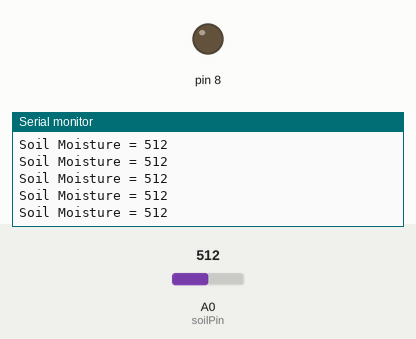
Simulated run of this sketch. Board: Arduino Uno, built with avr-gcc and run on an emulated ATmega328P. On the bench: output pins drawn as LEDs (lit = HIGH), the last lines printed to the serial monitor. The inputs (shaded band) are chosen by the test bench; at power-on: A0 (soilPin) = 512. No radio packets arrive unless stated; pins used as bus, display or sensor lines are not drawn.

Above: at 1.2 s.
1.3 s: A0 (soilPin) set to 107
At 1.47 s:
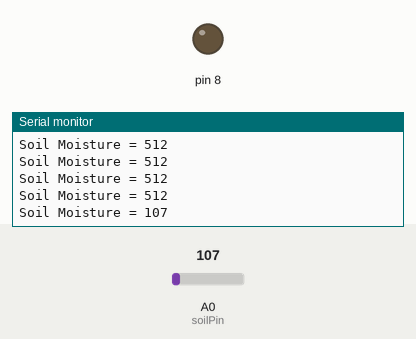
4.3 s: A0 (soilPin) set to 95
At 4.4 s:
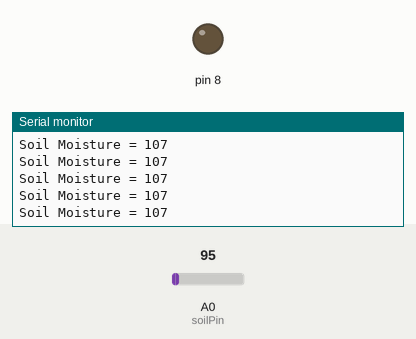
Timing chart, 0 to 7.3 s (numbered marks = the images above; inputs shaded):
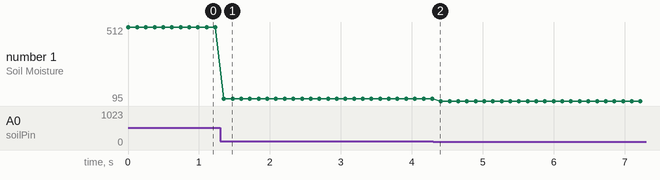

The sketch:

ConnectionBlink.ino
```cpp
/*
* Arduino Wireless Communication Tutorial
*       Example 1 - Receiver Code
*
* by Dejan Nedelkovski, www.HowToMechatronics.com
*
* Library: TMRh20/RF24, https://github.com/tmrh20/RF24/
*/
#include <SPI.h>
#include <nRF24L01.h>
#include <RF24.h>
//Radio
RF24 radio(9, 10); // CE, CSN
const byte address[6] = "00001";
const byte writeAddr[6] = "00010";

//LED
struct payload {
  int except;
};

//LED
struct payload2 {
  int soil;
};

//SOIL
int val = 0; //value for storing moisture value
int soilPin = A0;//Declare a variable for the soil moisture sensor
int soilPower = 3;//Variable for Soil moisture Power

void setup() {
  Serial.begin(9600);
  radio.begin();

  // initialize digital pin LED_BUILTIN as an output.
  pinMode(8, OUTPUT);

  // Soil
  pinMode(soilPower, OUTPUT);//Set D7 as an OUTPUT
  digitalWrite(soilPower, LOW);//Set to LOW so no power is flowing through the sensor
}
void loop() {
  //SOIL
  Serial.print("Soil Moisture = ");
  //get soil moisture value from the function below and print it
  Serial.println(readSoil());
  //send soil value
  //This 1 second timefrme is used so you can test the sensor and see it change in real-time.
  //For in-plant applications, you will want to take readings much less frequently.

  // Read
  readData();
  delay(100);
  // Write
  writeData();
  //delay(500);//take a reading every second
}

//This is a function used to get the soil moisture content
int readSoil()
{
    digitalWrite(soilPower, HIGH);//turn D7 "On"
    delay(10);//wait 10 milliseconds
    val = analogRead(soilPin);//Read the SIG value form sensor
    digitalWrite(soilPower, LOW);//turn D7 "Off"
    return val;//send current moisture value
}

// writeData
void writeData() {
  radio.openWritingPipe(writeAddr);
  radio.setPALevel(RF24_PA_MIN);
  radio.stopListening();

  payload2 plantHealth;
  plantHealth.soil = readSoil();
  radio.write(&plantHealth, sizeof(plantHealth));
}

// readData
void readData() {
  //setup
  radio.openReadingPipe(0, address);
  radio.setPALevel(RF24_PA_MIN);
  radio.startListening();

  //lights
  if (radio.available()) {
    //char text[32] = "";
    payload lights;
    //radio.read(&text, sizeof(text));
    radio.read(&lights, sizeof(lights));
    Serial.println(lights.except);
    if (lights.except == 1){
      digitalWrite(8, HIGH);   // turn the LED on (HIGH is the voltage level)
      //delay(1000);             // wait for a second
    }
    if (lights.except == 0) {
      digitalWrite(8, LOW);    // turn the LED off by making the voltage LOW
      //delay(1000);             // wait for a second
    }
  }
}
```

Measured:
- after the input at 1.3 s, the serial monitor: prints a new line after 0.05 s (image 1)
- plotted number 1: 512 → 107 after the input at 1.3 s, 107 → 95 after the input at 4.3 s
